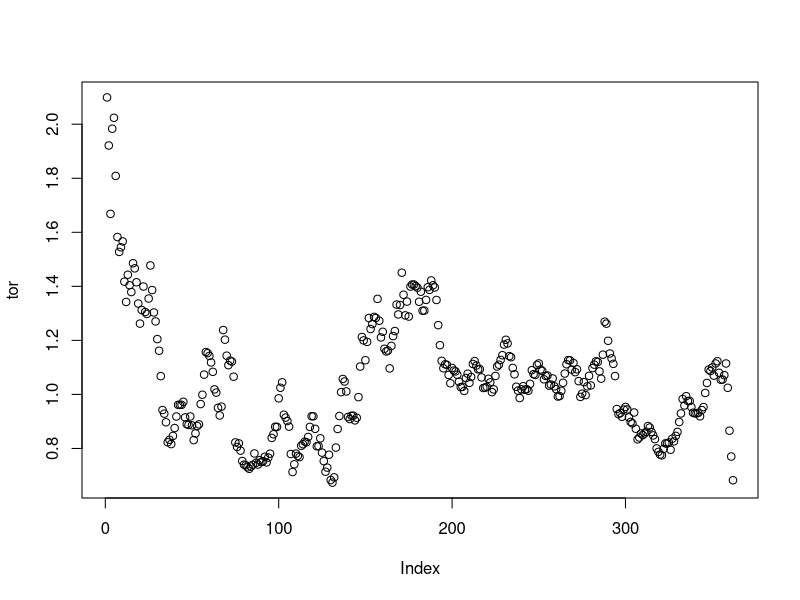
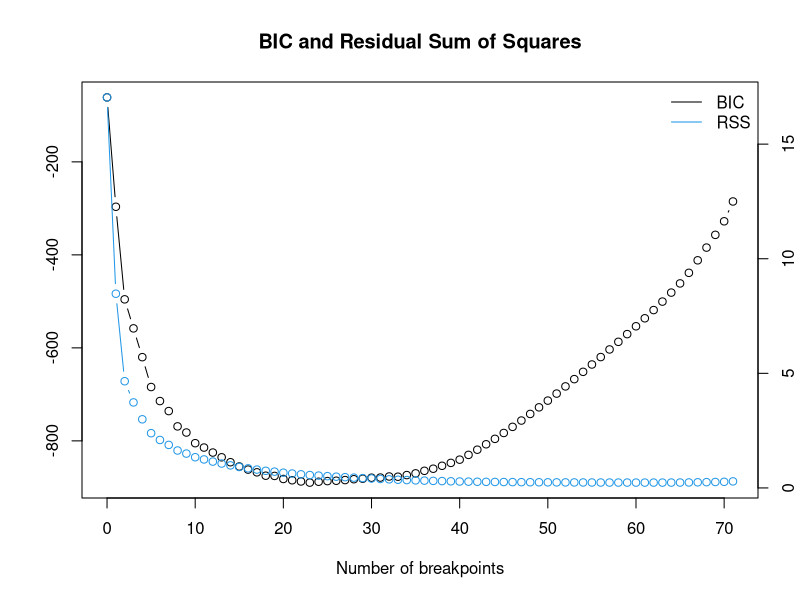
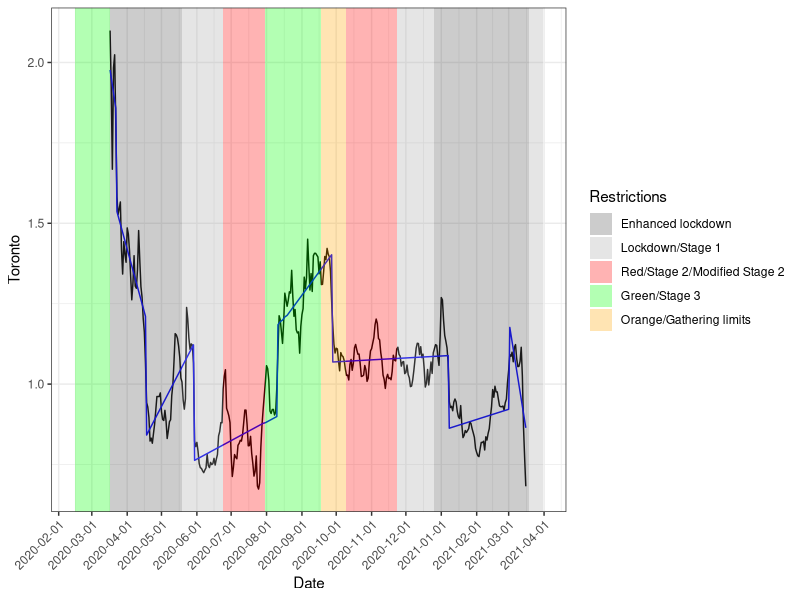
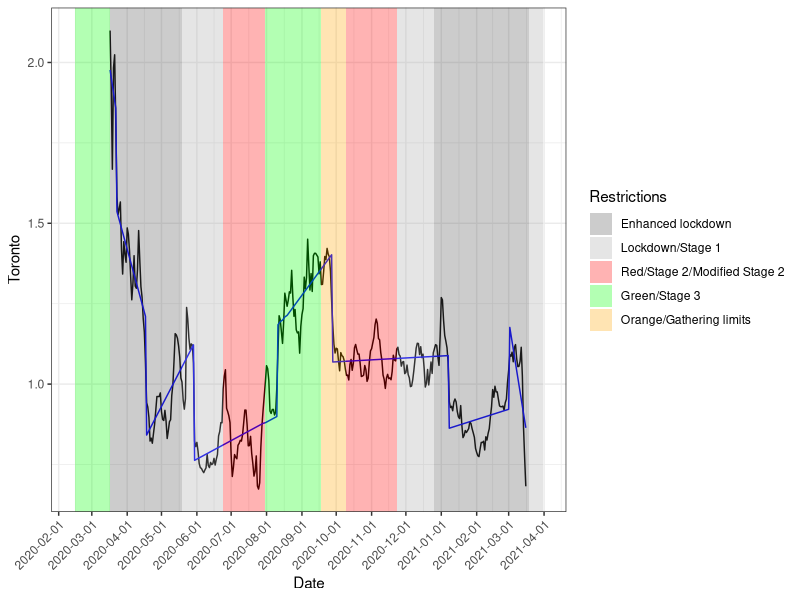

The R script that drew these images, in order:
## ---- chunk 1
library(tidyverse)
library(readxl)
library(strucchange)
## ---- chunk 2
# Restriction data
timeline <- read_excel('data/restrictions.xlsx') %>% 
  mutate(Date_start = as.Date(Date_start)) %>% 
  mutate(Date_end = as.Date(Date_end)) %>% 
  pivot_longer(cols = Toronto:Halton, names_to = 'Region', values_to = 'Restrictions') %>% 
  mutate(Restrictions = factor(Restrictions, 
                               levels = c("Enhanced lockdown", "Lockdown/Stage 1", "Red/Stage 2/Modified Stage 2", "Green/Stage 3", "Orange/Gathering limits")))

# Rt data
rt <- read_csv('estR/estR.csv') %>% 
  select(`Mean(R)`, date_start, Region) %>% 
  pivot_wider(names_from = Region, values_from = `Mean(R)`) %>% 
  rename(Date=date_start)
## ---- chunk 3
Durham <- as.Date(c('2020-03-17', '2020-05-19', '2020-06-19', '2020-07-24', '2020-11-16', '2020-11-23', '2020-12-26', '2021-02-16'))
Halton <- as.Date(c('2020-03-17', '2020-05-19', '2020-06-19', '2020-07-24', '2020-11-16', '2020-12-26', '2021-02-16'))
Peel <- as.Date(c('2020-03-17', '2020-05-19', '2020-06-24', '2020-07-31', '2020-09-18', '2020-10-10', '2020-11-23', '2020-12-26', '2021-03-19'))
Toronto <- as.Date(c('2020-03-17', '2020-05-19', '2020-06-24', '2020-07-31', '2020-09-18', '2020-10-10', '2020-11-23', '2020-12-26', '2021-03-19'))
York <- as.Date(c('2020-03-17', '2020-05-19', '2020-06-19', '2020-07-24', '2020-10-19', '2020-11-07', '2020-11-16', '2020-12-14', '2020-12-26', '2021-02-22'))

breakpoints <- timeline %>% 
  filter((Region == 'Durham' & Date_start %in% Durham) |
         (Region == 'Halton' & Date_start %in% Halton) |
         (Region == 'Peel' & Date_start %in% Peel) |
         (Region == 'Toronto' & Date_start %in% Toronto) |
         (Region == 'York' & Date_start %in% York))
## ---- chunk 4
Durham <- as.Date(c('2020-03-17', '2020-05-19', '2020-06-19', '2020-07-24', '2020-11-16', '2020-11-23', '2020-12-26', '2021-02-16'))
Halton <- as.Date(c('2020-03-17', '2020-05-19', '2020-06-19', '2020-07-24', '2020-11-16', '2020-12-26', '2021-02-16'))
Peel <- as.Date(c('2020-03-17', '2020-05-19', '2020-06-24', '2020-07-31', '2020-09-18', '2020-10-10', '2020-11-23', '2020-12-26', '2021-03-19'))
Toronto <- as.Date(c('2020-03-17', '2020-05-19', '2020-06-24', '2020-07-31', '2020-09-18', '2020-10-10', '2020-11-23', '2020-12-26', '2021-03-19'))
York <- as.Date(c('2020-03-17', '2020-05-19', '2020-06-19', '2020-07-24', '2020-10-19', '2020-11-07', '2020-11-16', '2020-12-14', '2020-12-26', '2021-02-22'))

breakpoints <- timeline %>% 
  filter((Region == 'Durham' & Date_start %in% Durham) |
         (Region == 'Halton' & Date_start %in% Halton) |
         (Region == 'Peel' & Date_start %in% Peel) |
         (Region == 'Toronto' & Date_start %in% Toronto) |
         (Region == 'York' & Date_start %in% York))
## ---- chunk 5
tor <- rt$Toronto
l <- length(tor)
tt <- 1:l
trend_fit <- lm(tor ~ tt)
summary(trend_fit)
## ---- chunk 6
plot(tor)
## ---- chunk 7
tor_brk <- breakpoints(tor ~ tt, h = 5)
summary(tor_brk)
## ---- chunk 8
plot(tor_brk)
## ---- chunk 9
tl <- timeline %>% 
  filter(Region == 'Toronto')
lines <- breakpoints %>% 
  filter(Region == 'Toronto')

rt$tor_brk <- fitted(tor_brk, breaks=7)
ci <- confint(tor_brk, breaks = 7)
day_num <- as.numeric(ci$confint[,2])
breaks <- as.Date(day_num, origin=as.Date('2020-03-17'))

fill <- c("Enhanced lockdown"='gray33', "Lockdown/Stage 1"='gray66', "Red/Stage 2/Modified Stage 2"='red', "Green/Stage 3"='green', "Orange/Gathering limits"='orange')

p <- ggplot(rt) +
  geom_line(mapping=aes(x=Date, y=Toronto)) +
  geom_line(mapping=aes(x=Date, y=tor_brk), color='blue') +
  # geom_vline(xintercept = breaks, linetype = 'dashed', color='blue') +
  geom_rect(tl, 
            mapping=aes(xmin=Date_start, xmax=Date_end, fill=Restrictions),
            ymin=-Inf, ymax=Inf, alpha=0.3) +
  # geom_vline(lines,
  #            mapping = aes(xintercept=Date_start),
  #            linetype = 'dashed') +
  scale_fill_manual(values=fill) +
  scale_x_date(date_breaks = "1 month") +
  theme_bw() +
  theme(axis.text.x = element_text(angle = 45, hjust=1))

ggsave('graphs/test.png', p, height = 8.5, width = 11, units = 'in')

p
